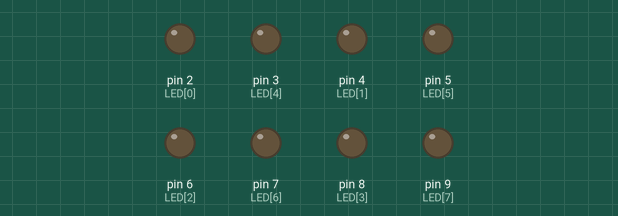
The sketch below on a simulated Arduino Uno, built with avr-gcc and run on an emulated ATmega328P. On the bench: output pins drawn as LEDs (lit = HIGH).

Above: at 0.15 s.
At 4.74 s:
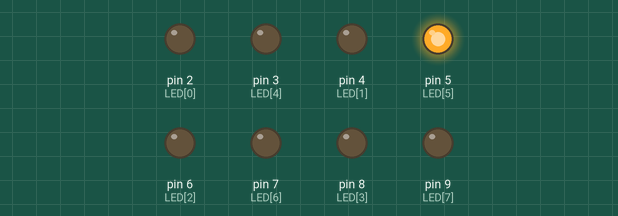
At 11.79 s:
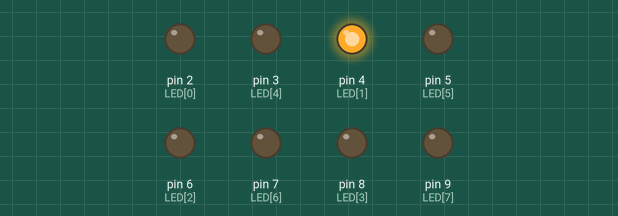
At 23.74 s:
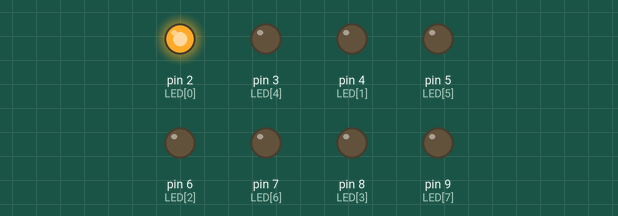
At 33.85 s:
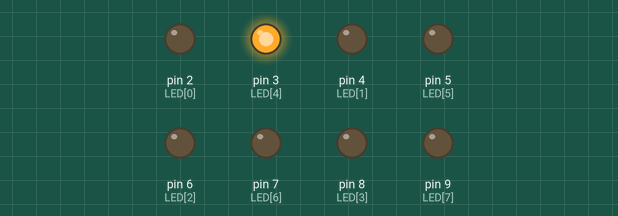
At 47.64 s:
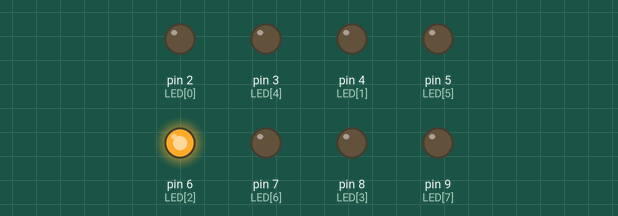
Timing chart, 0 to 47.9 s (numbered marks = the images above):
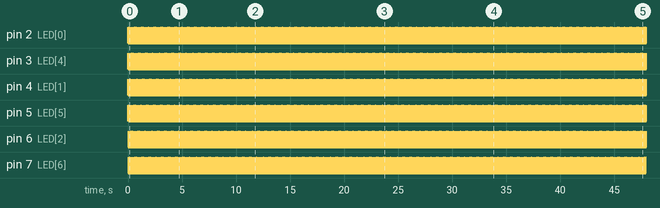

The sketch:

02_LED_cntl.ino
```cpp
const int LED[8] = {2,4,6,8,3,5,7,9};

void setup() {
  // put your setup code here, to run once:
  for(int i=0; i<8; i++){
    pinMode(LED[i], OUTPUT);
  }


}

void loop() {
  // put your main code here, to run repeatedly:
  for(int i=0; i<8; i++){
    digitalWrite(i, HIGH);
    delay(9);
    digitalWrite(i, LOW);
  }
}
```

Measured:
- by itself, pin 2 (LED[0]), pin 3 (LED[4]), pin 4 (LED[1]), pin 5 (LED[5]), pin 6 (LED[2]), pin 7 (LED[6]): alternates HIGH for 0.01 s and LOW for 0.06 s
- by itself, everything shown: repeats every 1.2 s, in 4 steps
